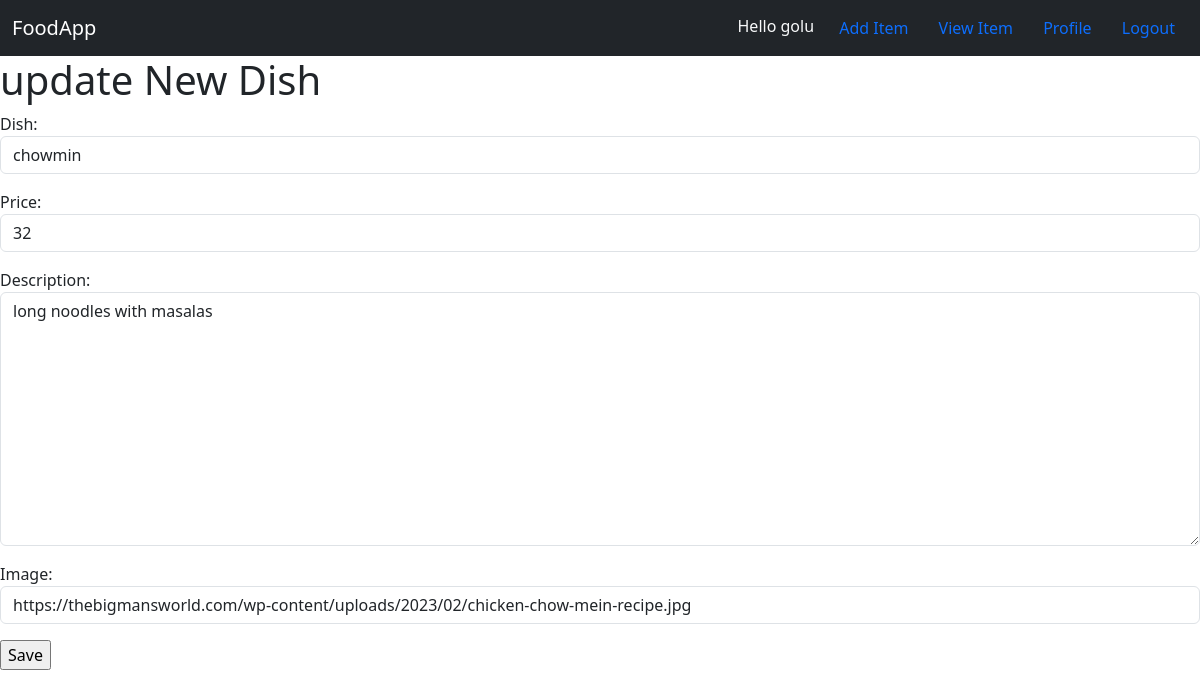
Page /food/update/2/ (signed in) on the committed database.
### food/models.py (models this page shows, shortened)
class food(models.Model):
    user_name=models.ForeignKey(User,on_delete=models.CASCADE)
    dish=models.CharField( max_length=50)
    price=models.IntegerField()
    description=models.TextField()
    image=models.CharField(max_length=500 , default="https://cdn-icons-png.freepik.com/512/14228/14228079.png" )

### food/views.py (the view)
def update_food(request, pk):
    item = get_object_or_404(food, pk=pk)
    form = FoodForm(
        request.POST or None,
        instance=item
    )
    if form.is_valid():
        form.save()
        return redirect('food:Food_List')
    return render(
        request,
        'food/foodupdate.html',
        {
            'form': form,
            'item': item
        }
    )

### food/forms.py
class FoodForm(forms.ModelForm):
    class Meta:
        model = food
        fields = [
            'dish',
            'price',
            'description',
            'image'
        ]
        widgets = {
            'dish': forms.TextInput(
                attrs={'class': 'form-control'}
            ),
            'price': forms.NumberInput(
                attrs={'class': 'form-control'}
            ),
            'description': forms.Textarea(
                attrs={'class': 'form-control'}
            ),
            'image': forms.URLInput(
                attrs={'class': 'form-control'}
            ),
        }

### food/templates/food/foodupdate.html (shortened to what this page needs)
{% extends 'food/base.html' %}
{% block body %}
<h1>update New Dish</h1>
<form method="POST">
    {{ form.as_p }}
    <input type="submit" value="Save">
</form>
{% endblock %}

### food/templates/food/base.html (shortened to what this page needs)
{% load static %}
<!DOCTYPE html>
<html>
<head>
    <link rel="stylesheet" href="{% static 'food/style.css' %}">
    <link  href="https://cdn.jsdelivr.net/npm/bootstrap@5.3.8/dist/css/bootstrap.min.css" rel="stylesheet">
</head>
<body>
    <nav class="navbar navbar-expand-lg navbar-dark bg-dark">
    <div class="container-fluid">
        <a class="navbar-brand" href="#">FoodApp</a>
        <div class="ms-auto">
            {% if user.is_authenticated %}
                <span class="text-light me-2">
                    Hello {{ user.username }}
                </span>
            {%endif%}
            <a class="btn text-primary"
            href="{% url 'food:add_food' %}">
            Add Item
            </a>
            <a class="btn text-primary"
            href="{% url 'food:Food_List' %}">
            View Item
            </a>
            {% if user.is_authenticated %}
                <a class="btn text-primary"
                href="{% url 'profilepage' %}">
                Profile
                </a>
                <a class="btn text-primary"
                href="{% url 'logout_user' %}">
                Logout
                </a>
            {% endif %}
        </div>
    </div>
    </nav>
    {% block body %}
    {% endblock %}
</body>
</html>

### food/static/food/style.css (style rules this page uses)
body { background-color: red; }

### rows in the picture
food: dish "chowmin", price "32", description "long noodles with masalas", image "https://thebigmansworld.com/wp-content/uploads/2023/02/chicken-chow-mein-recipe.jpg"

### other values in the picture
{{ user.username }} "golu"
